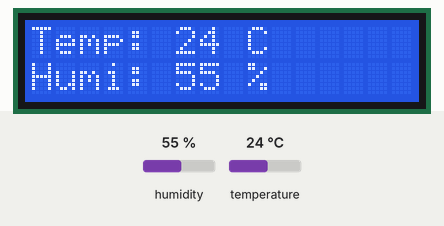
This sketch was run on a simulated Arduino Uno, built with avr-gcc and run on an emulated ATmega328P. Shown: 16×2 character LCD. The inputs (shaded band) are chosen by the test bench; at power-on: humidity 55 %, temperature 24 °C.

Above: at 1.2 s.
1.3 s: humidity set to 22 %
At 3.1 s:
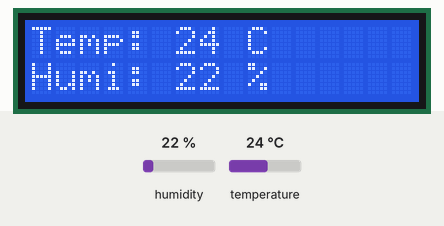
4.0 s: temperature set to 12 °C
At 5.1 s:
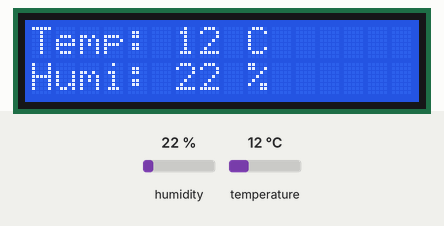
6.7 s: humidity set to 40 %
At 9.1 s:
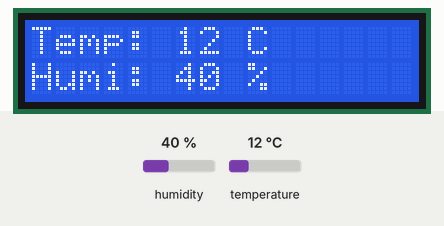
9.7 s: temperature set to 19 °C
At 11.2 s:
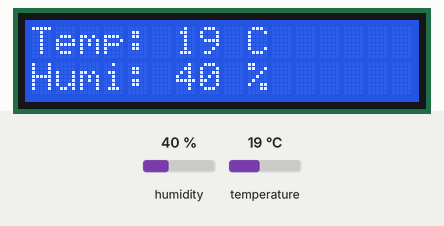
Timing chart, 0 to 12.7 s (numbered marks = the images above; inputs shaded):
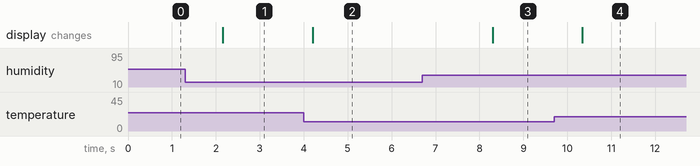

Measured:
- after the input at 1.3 s, the display: changes after 0.86 s (image 1)
- after the input at 4.0 s, the display: changes after 0.20 s (image 2)
- after the input at 6.7 s, the display: changes after 1.6 s (image 3)
- after the input at 9.7 s, the display: changes after 0.64 s (image 4)

The sketch:

Sketch_25.2_Temperature_and_Humidity_Sensor.ino
```cpp
/**********************************************************************
  Filename    : Temperature and Humidity Sensor
  Description : Use DHT11 to measure temperature and humidity.Print the result to the LCD1602.
  Auther      : www.freenove.com
  Modification: 2021/10/13
**********************************************************************/
#include <LiquidCrystal_I2C.h>
#include <dht.h>

LiquidCrystal_I2C lcd(0x27, 16, 2); //initialize the LCD
int dhtPin = 15;                  // the number of the DHT11 sensor pin
dht DHT;

void setup() {
  if (!i2CAddrTest(0x27)) {
    lcd = LiquidCrystal_I2C(0x3F, 16, 2);
  }
  lcd.init();                     // LCD driver initialization
  lcd.backlight();                // Open the backlight
}

void loop() {
  // read DHT11 data and save it
  int chk = DHT.read11(dhtPin);
  if (chk == DHTLIB_OK) {
    lcd.clear();
    lcd.setCursor(0, 0);              //set the cursor to column 0, line 1
    lcd.print("Temp: ");              //display the Humidity on the LCD1602
    lcd.print(int(DHT.temperature));
    lcd.print(" C");
    lcd.setCursor(0, 1);              //set the cursor to column 0, line 0
    lcd.print("Humi: ");              //display the Humidity on the LCD1602
    lcd.print(int(DHT.humidity));
    lcd.print(" %");
  } else {
    lcd.clear();
    lcd.setCursor(0, 0);              //set the cursor to column 0, line 1
    lcd.print("DHT11 Data error");
  }
  delay(2000);
}

bool i2CAddrTest(uint8_t addr) {
  Wire.begin();
  Wire.beginTransmission(addr);
  if (Wire.endTransmission() == 0) {
    return true;
  }
  return false;
}
```
